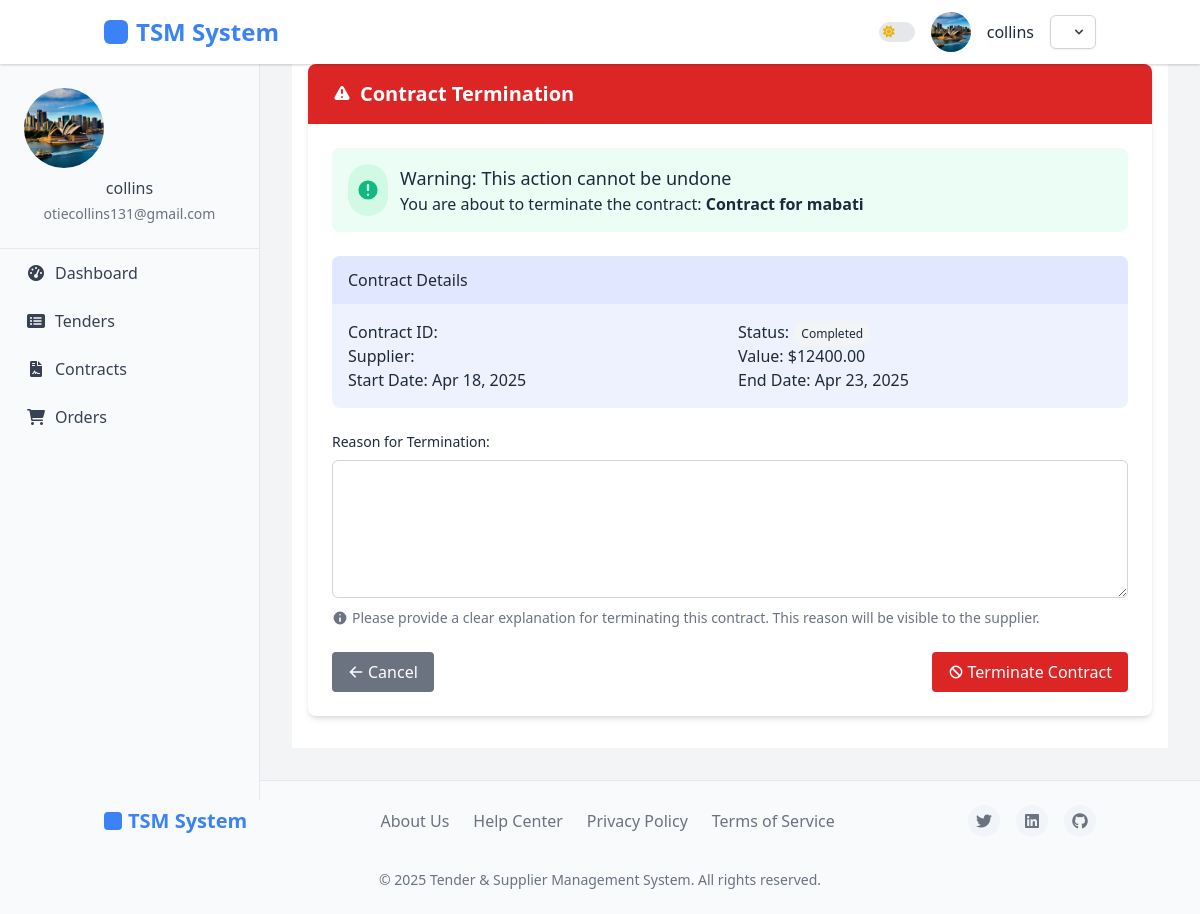
The app's page /contracts/3/terminate/ (signed in) with its own data.
### accounts/models.py (models this page shows, shortened)
class User(AbstractUser):
    USER_TYPE_CHOICES = (
        ('buyer', 'Buyer'),
        ('supplier', 'Supplier'),
        ('admin', 'Administrator'),
    )
    user_type = models.CharField(
        max_length=10,
        choices=USER_TYPE_CHOICES,
        default='buyer',
        verbose_name=_('User Type')
    )
    company_name = models.CharField(max_length=100, blank=True)
    phone_number = models.CharField(max_length=20, blank=True)
    email = models.EmailField(_('email address'), unique=True)
    USERNAME_FIELD = 'email'
    REQUIRED_FIELDS = ['username', 'user_type']
    @property
    def is_buyer(self):
        return self.user_type == 'buyer'
    class Meta:
        permissions = [
            ("manage_buyers", "Can manage buyer accounts"),
            ("manage_suppliers", "Can manage supplier accounts"),
        ]

class UserProfile(models.Model):
    user = models.OneToOneField(User, on_delete=models.CASCADE, related_name='profile')
    profile_picture = models.ImageField(upload_to='profile_pics/', blank=True, null=True)
    address = models.TextField(blank=True)
    city = models.CharField(max_length=100, blank=True)
    state = models.CharField(max_length=100, blank=True)
    country = models.CharField(max_length=100, blank=True)
    postal_code = models.CharField(max_length=20, blank=True)
    tax_id = models.CharField(max_length=50, blank=True)
    registration_date = models.DateTimeField(auto_now_add=True)
    last_active = models.DateTimeField(auto_now=True)
    business_category = models.CharField(max_length=100, blank=True)
    years_in_business = models.PositiveIntegerField(default=0)
    department = models.CharField(max_length=100, blank=True)
    position = models.CharField(max_length=100, blank=True)

### contracts/models.py (models this page shows, shortened)
class Contract(models.Model):
    title = models.CharField(max_length=255)
    tender = models.OneToOneField(Tender, on_delete=models.CASCADE, related_name='contract', null=True, blank=True)
    winning_bid = models.OneToOneField(Bid, on_delete=models.CASCADE, related_name='contract', null=True, blank=True)
    buyer = models.ForeignKey(settings.AUTH_USER_MODEL, on_delete=models.CASCADE, related_name='buyer_contracts')
    supplier = models.ForeignKey(settings.AUTH_USER_MODEL, on_delete=models.CASCADE, related_name='supplier_contracts')
    status = models.ForeignKey(ContractStatus, on_delete=models.PROTECT, related_name='contracts')
    terms_and_conditions = models.TextField()
    scope_of_work = models.TextField()
    start_date = models.DateField()
    end_date = models.DateField()
    total_value = models.DecimalField(max_digits=15, decimal_places=2)
    payment_terms = models.TextField()
    created_at = models.DateTimeField(auto_now_add=True)
    updated_at = models.DateTimeField(auto_now=True)
    termination_reason = models.TextField(blank=True, null=True)
    class Meta:
        ordering = ['-created_at']

class ContractStatus(models.Model):
    name = models.CharField(max_length=100)
    description = models.TextField(blank=True)

### contracts/views.py (the view, shortened to what this page needs)
# urls.py: path('<int:pk>/terminate/', views.contract_terminate, name='contract_terminate'),
@login_required
@buyer_required
def contract_terminate(request, pk):
    contract = get_object_or_404(Contract, pk=pk)
    if contract.buyer != request.user:
        return HttpResponseForbidden("You don't have permission to terminate this contract.")
    return render(request, 'contracts/contract_terminate.html', {
        'contract': contract
    })

### contracts/templates/contracts/contract_terminate.html (shortened to what this page needs)
{% extends "base.html" %}
{% block content %}
<div class="container mx-auto px-4 py-8 theme-container">
    <div class="max-w-4xl mx-auto">
        <div class="theme-feature shadow-md rounded-lg overflow-hidden">
            <div class="bg-red-600 dark:bg-red-800 text-white px-6 py-4">
                <h2 class="text-xl font-semibold mb-0 flex items-center">
                    Contract Termination
                </h2>
            </div>
            <div class="p-6">
                <div class="theme-card-secondary p-4 rounded-lg mb-6">
                    <div class="flex">
                        <div class="mr-3 theme-icon-bg-secondary rounded-full p-2 flex items-center justify-center">
                            <svg xmlns="http://www.w3.org/2000/svg" class="h-6 w-6 theme-icon-secondary" viewBox="0 0 20 20" fill="currentColor">
                                <path fill-rule="evenodd" d="M18 10a8 8 0 11-16 0 8 8 0 0116 0zm-7 4a1 1 0 11-2 0 1 1 0 012 0zm-1-9a1 1 0 00-1 1v4a1 1 0 102 0V6a1 1 0 00-1-1z" clip-rule="evenodd" />
                            </svg>
                        </div>
                        <div>
                            <h3 class="text-lg font-medium theme-paragraph">Warning: This action cannot be undone</h3>
                            <p class="theme-paragraph">You are about to terminate the contract: <strong>{{ contract.title }}</strong></p>
                        </div>
                    </div>
                </div>
                <div class="theme-card-primary rounded-lg mb-6 overflow-hidden">
                    <div class="px-4 py-3 bg-indigo-100 dark:bg-indigo-900">
                        <h4 class="text-md font-medium theme-paragraph mb-0">Contract Details</h4>
                    </div>
                    <div class="p-4">
                        <div class="grid grid-cols-1 md:grid-cols-2 gap-4">
                            <div>
                                <p class="theme-paragraph"><span class="font-medium">Contract ID:</span> {{ contract.contract_id }}</p>
                                <p class="theme-paragraph"><span class="font-medium">Supplier:</span> {{ contract.supplier.get_full_name }}</p>
                                <p class="theme-paragraph"><span class="font-medium">Start Date:</span> {{ contract.start_date|date:"M d, Y" }}</p>
                            </div>
                            <div>
                                <p class="theme-paragraph">
                                    <span class="font-medium">Status:</span>
                                    <span class="px-2 py-1 text-xs rounded-full {% if contract.status.badge_color == 'success' %}bg-green-100 text-green-800 dark:bg-green-900 dark:text-green-200{% elif contract.status.badge_color == 'warning' %}bg-yellow-100 text-yellow-800 dark:bg-yellow-900 dark:text-yellow-200{% elif contract.status.badge_color == 'danger' %}bg-red-100 text-red-800 dark:bg-red-900 dark:text-red-200{% elif contract.status.badge_color == 'info' %}bg-blue-100 text-blue-800 dark:bg-blue-900 dark:text-blue-200{% else %}bg-gray-100 text-gray-800 dark:bg-gray-700 dark:text-gray-200{% endif %}">
                                        {{ contract.status.name }}
                                    </span>
                                </p>
                                <p class="theme-paragraph"><span class="font-medium">Value:</span> ${{ contract.total_value|floatformat:2 }}</p>
                                <p class="theme-paragraph"><span class="font-medium">End Date:</span> {{ contract.end_date|date:"M d, Y" }}</p>
                            </div>
                        </div>
                    </div>
                </div>
                <form method="post">
                    <div class="mb-6">
                        <label for="termination_reason" class="block text-sm font-medium theme-paragraph mb-2">Reason for Termination:</label>
                        <textarea class="w-full px-3 py-2 border border-gray-300 dark:border-gray-700 rounded-md focus:outline-none focus:ring-2 focus:ring-indigo-500 dark:bg-gray-800 dark:text-white" id="termination_reason" name="termination_reason" rows="5" required></textarea>
                        <p class="mt-1 text-sm theme-text-muted flex items-center">
                            <svg xmlns="http://www.w3.org/2000/svg" class="h-4 w-4 mr-1" viewBox="0 0 20 20" fill="currentColor">
                                <path fill-rule="evenodd" d="M18 10a8 8 0 11-16 0 8 8 0 0116 0zm-7-4a1 1 0 11-2 0 1 1 0 012 0zm-1 9a1 1 0 01-1-1v-4a1 1 0 112 0v4a1 1 0 01-1 1z" clip-rule="evenodd" />
                            </svg>
                            Please provide a clear explanation for terminating this contract. This reason will be visible to the supplier.
                        </p>
                    </div>
                    <div class="flex justify-between">
                        <a href="{% url 'contracts:contract_detail' contract.pk %}" class="theme-button-secondary flex items-center py-2 px-4 rounded">
                            <svg xmlns="http://www.w3.org/2000/svg" class="h-4 w-4 mr-1" viewBox="0 0 20 20" fill="currentColor">
                                <path fill-rule="evenodd" d="M9.707 16.707a1 1 0 01-1.414 0l-6-6a1 1 0 010-1.414l6-6a1 1 0 011.414 1.414L5.414 9H17a1 1 0 110 2H5.414l4.293 4.293a1 1 0 010 1.414z" clip-rule="evenodd" />
                            </svg>
                            Cancel
                        </a>
                        <button type="submit" class="bg-red-600 hover:bg-red-700 dark:bg-red-700 dark:hover:bg-red-800 text-white flex items-center py-2 px-4 rounded">
                            <svg xmlns="http://www.w3.org/2000/svg" class="h-4 w-4 mr-1" viewBox="0 0 20 20" fill="currentColor">
                                <path fill-rule="evenodd" d="M13.477 14.89A6 6 0 015.11 6.524l8.367 8.368zm1.414-1.414L6.524 5.11a6 6 0 018.367 8.367zM18 10a8 8 0 11-16 0 8 8 0 0116 0z" clip-rule="evenodd" />
                            </svg>
                            Terminate Contract
                        </button>
                    </div>
                </form>
            </div>
        </div>
    </div>
</div>
{% endblock %}

### accounts/templates/base.html (shortened to what this page needs)
<!DOCTYPE html>
<html lang="en" class="light">
    <head>
    <script src="https://cdn.tailwindcss.com"></script>
    <link rel="stylesheet" href="https://cdnjs.cloudflare.com/ajax/libs/font-awesome/6.0.0-beta3/css/all.min.css">
</head>
<body>
    <aside class="sidebar">
        <div class="sidebar-profile">
            {% if user.is_authenticated %}
                {% if user.profile.profile_picture %}
                    <img src="{{ user.profile.profile_picture.url }}" alt="{{ user.username }}'s Avatar">
                {% endif %}
                <h6>{{ user.get_full_name|default:user.username }}</h6>
                <p class="text-sm">{{ user.email }}</p>
            {% endif %}
        </div>
        <nav class="sidebar-nav">
            <ul>
                {% if user.is_authenticated %}
                    {% if user.is_buyer %}
                        <li><a href="{% url 'dashboard:buyer_dashboard' %}" {% if request.resolver_match.url_name == 'buyer_dashboard' %}class="active"{% endif %}><i class="fas fa-tachometer-alt"></i> Dashboard</a></li>
                        <li><a href="{% url 'tenders:tender_list' %}" {% if request.resolver_match.url_name == 'tender_list' %}class="active"{% endif %}><i class="fas fa-list-alt"></i> Tenders</a></li>
                        <li><a href="{% url 'contracts:contract_list' %}" {% if request.path == '/contracts/' %}class="active"{% endif %}><i class="fas fa-file-contract"></i> Contracts</a></li>
                        <li><a href="{% url 'orders:order_list' %}"><i class="fas fa-shopping-cart"></i> Orders</a></li>
                    {% endif %}
                {% endif %}
            </ul>
        </nav>
    </aside>
    <header>
        <nav class="container mx-auto px-4">
            <div class="logo">
                <a href="{% url 'home' %}" class="text-2xl font-bold">TSM System</a>
            </div>
            <div class="profile">
                <div class="theme-toggle-container">
                    <label class="relative inline-flex items-center cursor-pointer">
                        <span class="w-9 h-5 bg-gray-200 peer-focus:outline-none peer-focus:ring-2 peer-focus:ring-primary-300 dark:bg-gray-700 rounded-full peer dark:peer-focus:ring-primary-600 peer-checked:bg-primary-600 relative">
                            <i class="fas fa-sun absolute left-1 top-1/2 -translate-y-1/2 text-yellow-500 text-xs z-10 transition-opacity dark:opacity-0"></i>
                        </span>
                    </label>
                </div>
                {% if user.profile.profile_picture %}
                      <img src="{{ user.profile.profile_picture.url }}" alt="{{ user.username }}'s Avatar" class="w-10 h-10 rounded-full object-cover">
                    {% else %}
                      <img src="https://via.placeholder.com/40" alt="User Avatar" class="w-10 h-10 rounded-full object-cover">
                    {% endif %}
                {% if user.is_authenticated %}
                    <span class="username">{{ user.username }}</span>
                    <div class="relative inline-block text-left">
                        <button id="userMenuButton" type="button" class="inline-flex items-center justify-center px-3 py-2 text-sm font-medium text-gray-700 bg-white border border-gray-300 rounded-md shadow-sm hover:bg-gray-50 focus:outline-none focus:ring-2 focus:ring-offset-2 focus:ring-primary-500 dark:bg-gray-800 dark:border-gray-700 dark:text-gray-400 dark:hover:bg-gray-700" aria-expanded="false" aria-haspopup="true">
                            <svg class="w-4 h-4 ml-2 -mr-1" viewBox="0 0 20 20" fill="currentColor" aria-hidden="true">
                                <path fill-rule="evenodd" d="M5.293 7.293a1 1 0 011.414 0L10 10.586l3.293-3.293a1 1 0 111.414 1.414l-4 4a1 1 0 01-1.414 0l-4-4a1 1 0 010-1.414z" clip-rule="evenodd" />
                            </svg>
                        </button>
                    </div>
                {% endif %}
            </div>
        </nav>
    </header>
    <div class="main-content">
        {% block content %}{% endblock %}
    </div>
    <footer>
        <div class="container mx-auto px-4">
            <div class="footer-content">
                <div class="footer-logo">TSM System</div>
                <div class="footer-links">
                    <a href="#">About Us</a>
                    <a href="#">Help Center</a>
                    <a href="#">Privacy Policy</a>
                    <a href="#">Terms of Service</a>
                </div>
                <div class="footer-socials">
                    <a href="#"><i class="fab fa-twitter"></i></a>
                    <a href="#"><i class="fab fa-linkedin"></i></a>
                    <a href="#"><i class="fab fa-github"></i></a>
                </div>
                <div class="footer-copyright">
                    &copy; {% now "Y" %} Tender & Supplier Management System. All rights reserved.
                </div>
            </div>
        </div>
    </footer>
</body>
</html>

### records on screen
User: profile.profile_picture (picture), get_full_name "collins", email "otiecollins131@gmail.com", username "collins"
Contract: title "Contract for mabati", start_date "Apr 18, 2025", status.name "Completed", total_value "12400.00", end_date "Apr 23, 2025"
